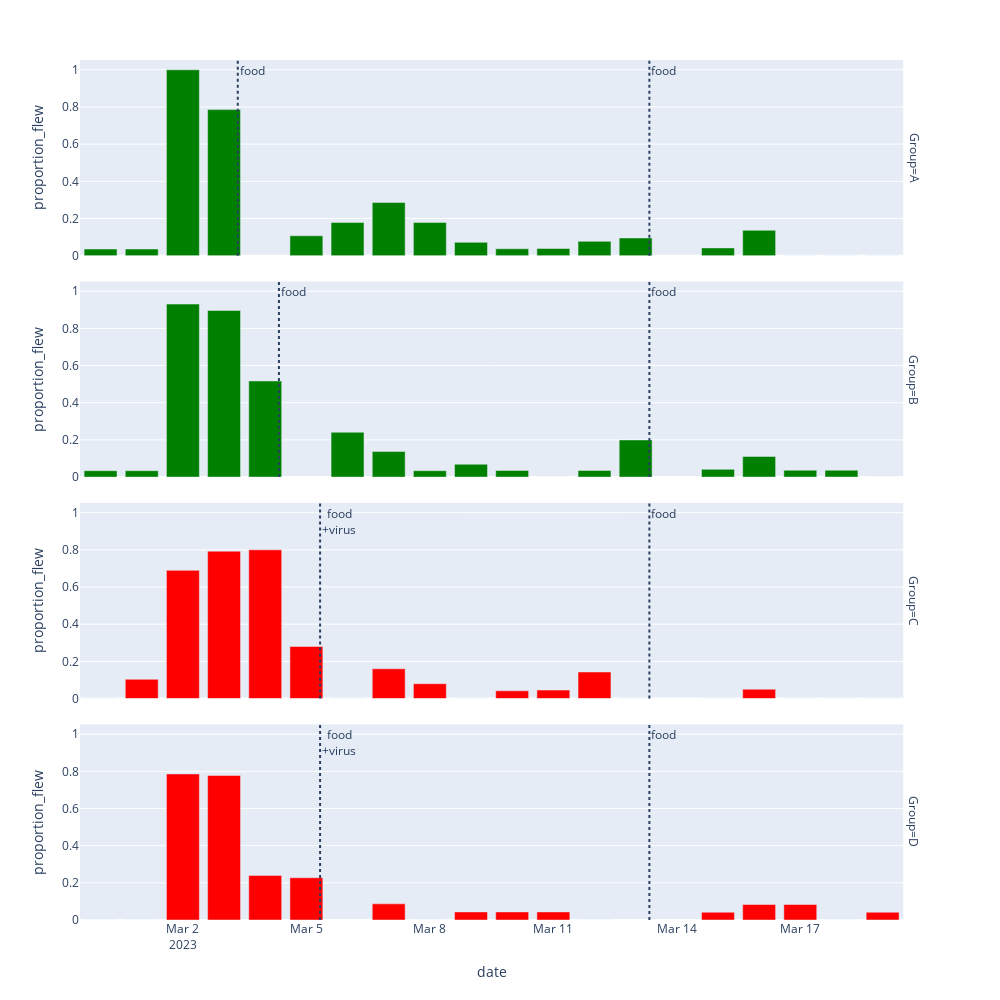

Notebook source saved alongside this figure:
### Markdown cell above
# PLOT

### Code cell
df = gb.reset_index().rename(columns={0:'proportion_flew'})
fig = px.bar(df, x='date', y='proportion_flew', facet_row='Group', color='Group', color_discrete_sequence=['green','green','red','red'])

fig.update_layout(showlegend=False, width=1000, height=1000)

fig.add_vline(x=pd.to_datetime('2023-03-05 08').timestamp()*1000, line_dash="dot", row=1, col=1, annotation_text="food<br>+virus", annotation_position="top right")
fig.add_vline(x=pd.to_datetime('2023-03-05 08').timestamp()*1000, line_dash="dot", row=2, col=1, annotation_text="food<br>+virus", annotation_position="top right")
fig.add_vline(x=pd.to_datetime('2023-03-04 08').timestamp()*1000, line_dash="dot", row=3, col=1, annotation_text="food", annotation_position="top right")
fig.add_vline(x=pd.to_datetime('2023-03-03 08').timestamp()*1000, line_dash="dot", row=4, col=1, annotation_text="food", annotation_position="top right")

fig.add_vline(x=pd.to_datetime('2023-03-13 08').timestamp()*1000, line_dash="dot", row="all", col=1, annotation_text="food", annotation_position="top right")
   
fig.write_html("results-plot.html")
fig.write_image("results-plot.png")

fig.show()

### Figure 1 — Plotly figure (JSON) as saved in the notebook; plotly's stock layout.template omitted (floating-point values rounded to 4 significant figures)
{"data": [{"alignmentgroup": "True", "hovertemplate": "Group=A<br>date=%{x}<br>proportion_flew=%{y}<extra></extra>", "legendgroup": "A", "marker": {"color": "green", "pattern": {"shape": ""}}, "name": "A", "offsetgroup": "A", "orientation": "v", "showlegend": true, "textposition": "auto", "type": "bar", "x": ["2023-02-28T00:00:00", "2023-03-01T00:00:00", "2023-03-02T00:00:00", "2023-03-03T00:00:00", "2023-03-05T00:00:00", "2023-03-06T00:00:00", "2023-03-07T00:00:00", "2023-03-08T00:00:00", "2023-03-09T00:00:00", "2023-03-10T00:00:00", "2023-03-11T00:00:00", "2023-03-12T00:00:00", "2023-03-13T00:00:00", "2023-03-15T00:00:00", "2023-03-16T00:00:00", "2023-03-17T00:00:00", "2023-03-18T00:00:00", "2023-03-19T00:00:00"], "xaxis": "x4", "y": [0.03571, 0.03571, 1, 0.7857, 0.1071, 0.1786, 0.2857, 0.1786, 0.07143, 0.03704, 0.03846, 0.07692, 0.09524, 0.04167, 0.1364, 0, 0, 0], "yaxis": "y4"}, {"alignmentgroup": "True", "hovertemplate": "Group=B<br>date=%{x}<br>proportion_flew=%{y}<extra></extra>", "legendgroup": "B", "marker": {"color": "green", "pattern": {"shape": ""}}, "name": "B", "offsetgroup": "B", "orientation": "v", "showlegend": true, "textposition": "auto", "type": "bar", "x": ["2023-02-28T00:00:00", "2023-03-01T00:00:00", "2023-03-02T00:00:00", "2023-03-03T00:00:00", "2023-03-04T00:00:00", "2023-03-06T00:00:00", "2023-03-07T00:00:00", "2023-03-08T00:00:00", "2023-03-09T00:00:00", "2023-03-10T00:00:00", "2023-03-11T00:00:00", "2023-03-12T00:00:00", "2023-03-13T00:00:00", "2023-03-15T00:00:00", "2023-03-16T00:00:00", "2023-03-17T00:00:00", "2023-03-18T00:00:00", "2023-03-19T00:00:00"], "xaxis": "x3", "y": [0.03448, 0.03448, 0.931, 0.8966, 0.5172, 0.2414, 0.1379, 0.03448, 0.06897, 0.03571, 0, 0.03571, 0.2, 0.04167, 0.1111, 0.03704, 0.03704, 0], "yaxis": "y3"}, {"alignmentgroup": "True", "hovertemplate": "Group=C<br>date=%{x}<br>proportion_flew=%{y}<extra></extra>", "legendgroup": "C", "marker": {"color": "red", "pattern": {"shape": ""}}, "name": "C", "offsetgroup": "C", "orientation": "v", "showlegend": true, "textposition": "auto", "type": "bar", "x": ["2023-02-28T00:00:00", "2023-03-01T00:00:00", "2023-03-02T00:00:00", "2023-03-03T00:00:00", "2023-03-04T00:00:00", "2023-03-05T00:00:00", "2023-03-06T00:00:00", "2023-03-07T00:00:00", "2023-03-08T00:00:00", "2023-03-09T00:00:00", "2023-03-10T00:00:00", "2023-03-11T00:00:00", "2023-03-12T00:00:00", "2023-03-13T00:00:00", "2023-03-15T00:00:00", "2023-03-16T00:00:00", "2023-03-17T00:00:00", "2023-03-18T00:00:00", "2023-03-19T00:00:00"], "xaxis": "x2", "y": [0, 0.1034, 0.6897, 0.7931, 0.8, 0.28, 0, 0.16, 0.08, 0, 0.04167, 0.04545, 0.1429, 0, 0, 0.05, 0, 0, 0], "yaxis": "y2"}, {"alignmentgroup": "True", "hovertemplate": "Group=D<br>date=%{x}<br>proportion_flew=%{y}<extra></extra>", "legendgroup": "D", "marker": {"color": "red", "pattern": {"shape": ""}}, "name": "D", "offsetgroup": "D", "orientation": "v", "showlegend": true, "textposition": "auto", "type": "bar", "x": ["2023-02-28T00:00:00", "2023-03-01T00:00:00", "2023-03-02T00:00:00", "2023-03-03T00:00:00", "2023-03-04T00:00:00", "2023-03-05T00:00:00", "2023-03-07T00:00:00", "2023-03-08T00:00:00", "2023-03-09T00:00:00", "2023-03-10T00:00:00", "2023-03-11T00:00:00", "2023-03-12T00:00:00", "2023-03-15T00:00:00", "2023-03-16T00:00:00", "2023-03-17T00:00:00", "2023-03-18T00:00:00", "2023-03-19T00:00:00"], "xaxis": "x", "y": [0, 0, 0.7857, 0.7778, 0.24, 0.2273, 0.08696, 0, 0.04348, 0.04348, 0.04348, 0, 0.04167, 0.08333, 0.08333, 0, 0.04167], "yaxis": "y"}], "layout": {"annotations": [{"showarrow": false, "text": "Group=D", "textangle": 90, "x": 0.98, "xanchor": "left", "xref": "paper", "y": 0.1138, "yanchor": "middle", "yref": "paper"}, {"showarrow": false, "text": "Group=C", "textangle": 90, "x": 0.98, "xanchor": "left", "xref": "paper", "y": 0.3712, "yanchor": "middle", "yref": "paper"}, {"showarrow": false, "text": "Group=B", "textangle": 90, "x": 0.98, "xanchor": "left", "xref": "paper", "y": 0.6288, "yanchor": "middle", "yref": "paper"}, {"showarrow": false, "text": "Group=A", "textangle": 90, "x": 0.98, "xanchor": "left", "xref": "paper", "y": 0.8862, "yanchor": "middle", "yref": "paper"}, {"showarrow": false, "text": "food<br>+virus", "x": 1678003200000, "xanchor": "left", "xref": "x", "y": 1, "yanchor": "top", "yref": "y domain"}, {"showarrow": false, "text": "food<br>+virus", "x": 1678003200000, "xanchor": "left", "xref": "x2", "y": 1, "yanchor": "top", "yref": "y2 domain"}, {"showarrow": false, "text": "food", "x": 1677916800000, "xanchor": "left", "xref": "x3", "y": 1, "yanchor": "top", "yref": "y3 domain"}, {"showarrow": false, "text": "food", "x": 1677830400000, "xanchor": "left", "xref": "x4", "y": 1, "yanchor": "top", "yref": "y4 domain"}, {"showarrow": false, "text": "food", "x": 1678694400000, "xanchor": "left", "xref": "x", "y": 1, "yanchor": "top", "yref": "y domain"}, {"showarrow": false, "text": "food", "x": 1678694400000, "xanchor": "left", "xref": "x2", "y": 1, "yanchor": "top", "yref": "y2 domain"}, {"showarrow": false, "text": "food", "x": 1678694400000, "xanchor": "left", "xref": "x3", "y": 1, "yanchor": "top", "yref": "y3 domain"}, {"showarrow": false, "text": "food", "x": 1678694400000, "xanchor": "left", "xref": "x4", "y": 1, "yanchor": "top", "yref": "y4 domain"}], "barmode": "relative", "height": 1000, "legend": {"title": {"text": "Group"}, "tracegroupgap": 0}, "margin": {"t": 60}, "shapes": [{"line": {"dash": "dot"}, "type": "line", "x0": 1678003200000, "x1": 1678003200000, "xref": "x", "y0": 0, "y1": 1, "yref": "y domain"}, {"line": {"dash": "dot"}, "type": "line", "x0": 1678003200000, "x1": 1678003200000, "xref": "x2", "y0": 0, "y1": 1, "yref": "y2 domain"}, {"line": {"dash": "dot"}, "type": "line", "x0": 1677916800000, "x1": 1677916800000, "xref": "x3", "y0": 0, "y1": 1, "yref": "y3 domain"}, {"line": {"dash": "dot"}, "type": "line", "x0": 1677830400000, "x1": 1677830400000, "xref": "x4", "y0": 0, "y1": 1, "yref": "y4 domain"}, {"line": {"dash": "dot"}, "type": "line", "x0": 1678694400000, "x1": 1678694400000, "xref": "x", "y0": 0, "y1": 1, "yref": "y domain"}, {"line": {"dash": "dot"}, "type": "line", "x0": 1678694400000, "x1": 1678694400000, "xref": "x2", "y0": 0, "y1": 1, "yref": "y2 domain"}, {"line": {"dash": "dot"}, "type": "line", "x0": 1678694400000, "x1": 1678694400000, "xref": "x3", "y0": 0, "y1": 1, "yref": "y3 domain"}, {"line": {"dash": "dot"}, "type": "line", "x0": 1678694400000, "x1": 1678694400000, "xref": "x4", "y0": 0, "y1": 1, "yref": "y4 domain"}], "showlegend": false, "width": 1000, "xaxis": {"anchor": "y", "autorange": true, "domain": [0, 0.98], "range": ["2023-02-27 12:00", "2023-03-19 12:00"], "title": {"text": "date"}, "type": "date"}, "xaxis2": {"anchor": "y2", "autorange": true, "domain": [0, 0.98], "matches": "x", "range": ["2023-02-27 12:00", "2023-03-19 12:00"], "showticklabels": false, "type": "date"}, "xaxis3": {"anchor": "y3", "autorange": true, "domain": [0, 0.98], "matches": "x", "range": ["2023-02-27 12:00", "2023-03-19 12:00"], "showticklabels": false, "type": "date"}, "xaxis4": {"anchor": "y4", "autorange": true, "domain": [0, 0.98], "matches": "x", "range": ["2023-02-27 12:00", "2023-03-19 12:00"], "showticklabels": false, "type": "date"}, "yaxis": {"anchor": "x", "autorange": true, "domain": [0, 0.2275], "range": [0, 1.053], "title": {"text": "proportion_flew"}, "type": "linear"}, "yaxis2": {"anchor": "x2", "autorange": true, "domain": [0.2575, 0.485], "matches": "y", "range": [0, 1.053], "title": {"text": "proportion_flew"}, "type": "linear"}, "yaxis3": {"anchor": "x3", "autorange": true, "domain": [0.515, 0.7425], "matches": "y", "range": [0, 1.053], "title": {"text": "proportion_flew"}, "type": "linear"}, "yaxis4": {"anchor": "x4", "autorange": true, "domain": [0.7725, 1], "matches": "y", "range": [0, 1.053], "title": {"text": "proportion_flew"}, "type": "linear"}}}
